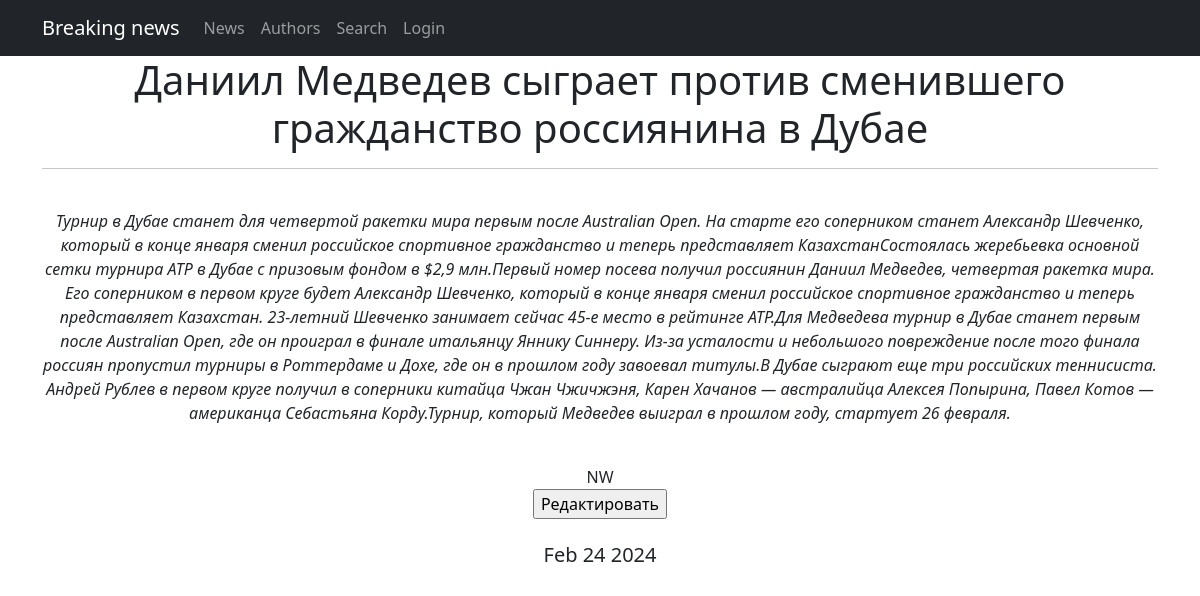
The app's page /news/9 with its own data.
### news/models.py (models this page shows, shortened)
class Post(models.Model):
    author = models.ForeignKey(Author, on_delete=models.CASCADE)
    post_type = models.CharField(max_length=2, choices=POST_TYPES, default=news)
    date_in = models.DateTimeField(auto_now_add=True)
    category = models.ManyToManyField(Category, through='PostCategory')
    title = models.CharField(max_length=255)
    text = models.TextField()
    rating = models.IntegerField(default=0)

### news/views.py (the view)
# urls.py: path('<int:pk>', PostDetail.as_view(), name='post'),
class PostDetail(DetailView):
    model = Post
    template_name = 'post.html'
    context_object_name = 'post'
    def get_context_data(self, **kwargs):
        context = super().get_context_data(**kwargs)
        context['time_now'] = datetime.utcnow()
        return context

### news/templatetags/custom_filters.py (called while the page is built)
@register.filter()
def censor(text):
    for w in words:
        text = text.replace(w[1:], '*' * len(w[1:]))
    return text

### templates/post.html (shortened to what this page needs)
{% extends 'main.html' %}
{% load custom_filters %}
{% block content %}
<h1>{{ post.title|censor }}</h1>
<hr />
<br>
<i>{{ post.text|censor|linebreaks }}</i>
<br>
{{ post.post_type }}
<br>
<a href="news/{{ post.id }}/update"><input type="button" value="Редактировать"></a>
<br>
<br>
<h5>{{ post.date_in|date:'M d Y' }}</h5>
{% endblock content %}

### records on screen
Post: title|censor "Даниил Медведев сыграет против сменившего гражданство россиянина в Дубае", text|censor "Турнир в Дубае станет для четвертой ракетки мира первым после Australian Open. На старте его соперником станет Александр Шевченко, который в конце января сменил российское спортивное гражданство и теперь представляет КазахстанСостоялась жеребьевка основной сетки турнира ATP в Дубае с призовым фондом в $2,9 млн.Первый номер посева получил россиянин Даниил Медведев, четвертая ракетка мира. Его соперником в первом круге будет Александр Шевченко, который в конце января сменил российское спортивное гражданство и теперь представляет Казахстан. 23-летний Шевченко занимает сейчас 45-е место в рейтинге ATP.Для Медведева турнир в Дубае станет первым после Australian Open, где он проиграл в финале…", post_type "NW", date_in "Feb 24 2024"
